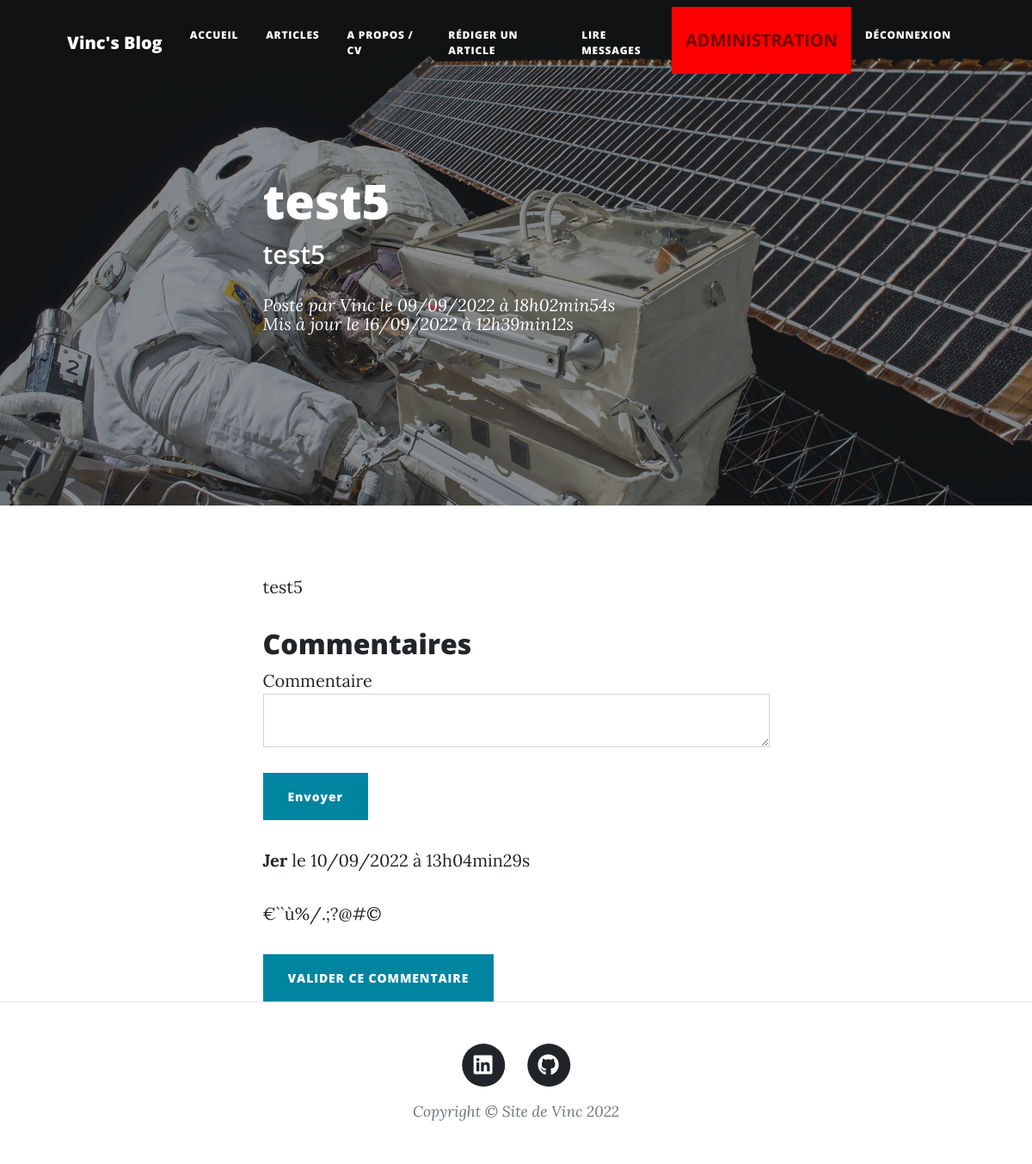
The app's page /index.php?page=post&action=seeOnePost&id=11 (signed in) with its own data.
### tables this page shows
CREATE TABLE `posts` (
  `id` int(11) NOT NULL,
  `title` varchar(255) NOT NULL,
  `wording` varchar(1024) NOT NULL,
  `content` text NOT NULL,
  `creation_date` datetime NOT NULL,
  `update_date` datetime NOT NULL
);

CREATE TABLE `comments` (
  `id` int(11) NOT NULL,
  `post_id` int(11) NOT NULL,
  `user_id` int(11) NOT NULL,
  `comment` text NOT NULL,
  `creation_date` datetime NOT NULL,
  `validation` enum('Yes','No') NOT NULL DEFAULT 'No'
);

CREATE TABLE `users` (
  `id` int(11) NOT NULL,
  `username` varchar(255) NOT NULL,
  `last_name` varchar(255) NOT NULL,
  `first_name` varchar(255) NOT NULL,
  `email` varchar(255) NOT NULL,
  `password` varchar(255) NOT NULL,
  `created_date` datetime NOT NULL,
  `role` enum('User','Admin') NOT NULL DEFAULT 'User'
);

### src/Controllers/post.php (called while the page is built, shortened)
<?php
require_once('src/Model/post.php');
require_once('src/Model/comment.php');
require_once('src/Lib/database.php');
class PostController
{
    public function seeOnePost(string $post_id)
    {
        $postRepository = new PostRepository();
        $postRepository->connection = new DatabaseConnection();
        $post = $postRepository->getPost($post_id);
        $commentRepository = new CommentRepository();
        $commentRepository->connection = new DatabaseConnection();
        $comments = $commentRepository->getComments($post_id);
        require('Templates/post.php');
    }
}

### src/Lib/database.php (called while the page is built, shortened)
<?php
class DatabaseConnection
{
    public ?\PDO $database = null;
    public function getConnection(): \PDO
    {
        if ($this->database === null) {
            $this->database = new \PDO('mysql:host=localhost;dbname=vinc_blog;charset=utf8', 'root', '');
        }
        return $this->database;
    }
}

### src/Model/post.php (called while the page is built, shortened)
<?php
require_once('src/Lib/database.php');
class Post
{
    private string $id;
    private string $title;
    private string $wording;
    private string $content;
    private string $creationDate;
    private string $updateDate;
    public function getId()
    {
        return $this->id;
    }
    public function setId($id)
    {
        $this->id = $id;
        return $this;
    }
    public function getTitle()
    {
        return $this->title;
    }
    public function setTitle($title)
    {
        $this->title = $title;
        return $this;
    }
    public function getWording()
    {
        return $this->wording;
    }
    public function setWording($wording)
    {
        $this->wording = $wording;
        return $this;
    }
    public function getContent()
    {
        return $this->content;
    }
    public function setContent($content)
    {
        $this->content = $content;
        return $this;
    }
    public function getCreationDate()
    {
        return $this->creationDate;
    }
    public function setCreationDate($creationDate)
    {
        $this->creationDate = $creationDate;
        return $this;
    }
    public function getUpdateDate()
    {
        return $this->updateDate;
    }
    public function setUpdateDate($updateDate)
    {
        $this->updateDate = $updateDate;
        return $this;
    }
}
class PostRepository
{
    public DatabaseConnection $connection;
    public function getPost(string $id): Post
    {
        $statement = $this->connection->getConnection()->prepare(
            "SELECT id, title, wording, content, DATE_FORMAT(creation_date, '%d/%m/%Y à %Hh%imin%ss') AS french_creation_date, DATE_FORMAT(update_date, '%d/%m/%Y à %Hh%imin%ss') AS french_update_date FROM posts WHERE id = ?"
        );
        $statement->execute([$id]);
        $row = $statement->fetch();
        $post = new Post();
        $post->setId($row['id']);
        $post->setTitle($row['title']);
        $post->setWording($row['wording']);
        $post->setContent($row['content']);
        $post->setCreationDate($row['french_creation_date']);
        $post->setUpdateDate($row['french_update_date']);
        return $post;
    }
}

### src/Model/comment.php (called while the page is built, shortened)
<?php
require_once('src/Lib/database.php');
class Comment
{
    private string $id;
    private string $comment;
    private string $creation_date;
    private string $username;
    private string $validation;
    public function getId()
    {
        return $this->id;
    }
    public function setId($id)
    {
        $this->id = $id;
        return $this;
    }
    public function setUser_id($user_id)
    {
        return $this;
    }
    public function getComment()
    {
        return $this->comment;
    }
    public function setComment($comment)
    {
        $this->comment = $comment;
        return $this;
    }
    public function getCreation_date()
    {
        return $this->creation_date;
    }
    public function setCreation_date($creation_date)
    {
        $this->creation_date = $creation_date;
        return $this;
    }
    public function getUsername()
    {
        return $this->username;
    }
    public function setUsername($username)
    {
        $this->username = $username;
        return $this;
    }
    public function getValidation()
    {
        return $this->validation;
    }
    public function setValidation($validation)
    {
        $this->validation = $validation;
        return $this;
    }
}
class CommentRepository
{
    public DatabaseConnection $connection;
    public function getComments(string $post_id): array
    {
        $statement = $this->connection->getConnection()->prepare(
            "SELECT users.username, comments.id, comments.user_id, comments.comment, DATE_FORMAT(comments.creation_date, '%d/%m/%Y à %Hh%imin%ss') AS french_creation_date, comments.validation FROM users INNER JOIN comments ON users.id = comments.user_id WHERE post_id = ? ORDER BY creation_date DESC"
        );
        $statement->execute([$post_id]);
        $comments = [];
        while (($row = $statement->fetch())) {
            $comment = new Comment();
            $comment->setId($row['id']);
            $comment->setUsername($row['username']);
            $comment->setUser_id($row['user_id']);
            $comment->setComment($row['comment']);
            $comment->setCreation_date($row['french_creation_date']);
            $comment->setValidation($row['validation']);
            $comments[] = $comment;
        }
        return $comments;
    }
}

### Templates/post.php (the view, shortened to what this page needs)
<header class="masthead" style="background-image: url('BootstrapTheme/assets/img/post-bg.jpg')">
    <div class="container position-relative px-4 px-lg-5">
        <div class="row gx-4 gx-lg-5 justify-content-center">
            <div class="col-md-10 col-lg-8 col-xl-7">
                <div class="post-heading">
                    <h1><?= htmlspecialchars($post->getTitle()) ?></h1>
                    <h2 class="subheading"><?= htmlspecialchars($post->getWording()) ?></h2>
                    <span class="meta">
                        Posté par Vinc <em>le <?= $post->getCreationDate() ?></em>
                    </span>
                    <?php if ($post->getUpdateDate() != $post->getCreationDate()) { ?>
                        <span class="meta">
                            Mis à jour <em>le <?= $post->getUpdateDate() ?></em>
                        </span>
                    <?php } ?>
                </div>
            </div>
        </div>
    </div>
</header>
<div class="container px-4 px-lg-5">
    <div class="row gx-4 gx-lg-5 justify-content-center">
        <div class="col-md-10 col-lg-8 col-xl-7">
            <div>
                <p>
                    <?= nl2br(htmlspecialchars($post->getContent())) ?>
                </p>
            </div>
            <h2>Commentaires</h2>
            <?php if (isset($_SESSION['LOGGED_USERNAME'])) { ?>
                <form action="index.php?page=post&action=addComment&id=<?= $post->getId() ?>" method="POST">
                    <div class="form-group">
                        <label for="comment">Commentaire</label>
                        <textarea class="form-control" id="comment" name="comment" required></textarea>
                    </div><br />
                    <button type="submit" class="btn btn-primary">Envoyer</button>
                </form>
                <?php };
            if (isset($_SESSION['ROLE_ADMIN'])) {
                foreach ($comments as $comment) {
                    if ($comment->getValidation() === "No") { ?>
                        <p><strong><?= htmlspecialchars($comment->getUsername()) ?></strong> le <?= $comment->getCreation_date() ?></p>
                        <p><?= nl2br(htmlspecialchars($comment->getComment())) ?></p>
                        <a class="btn btn-primary text-uppercase" href="index.php?page=post&action=validateComment&comment_id=<?= urlencode($comment->getId()) ?>&post_id=<?= urlencode($post->getId()) ?> ">Valider ce commentaire</a>
                    <?php } else { ?>
                        <p><strong><?= htmlspecialchars($comment->getUsername()) ?></strong> le <?= $comment->getCreation_date() ?></p>
                        <p><?= nl2br(htmlspecialchars($comment->getComment())) ?></p>
                    <?php }
                }
            } ?>
        </div>
    </div>
</div>
<?php require('layout.php') ?>

### records on screen
posts: title "test5", wording "test5", content "test5"
comments: user.username "Jer", Creation_date "10/09/2022 à 13h04min29s", comment "€``ù%/.;?@#©"

### other values on screen
$post->getCreationDate() "09/09/2022 à 18h02min54s"
$post->getUpdateDate() "16/09/2022 à 12h39min12s"
